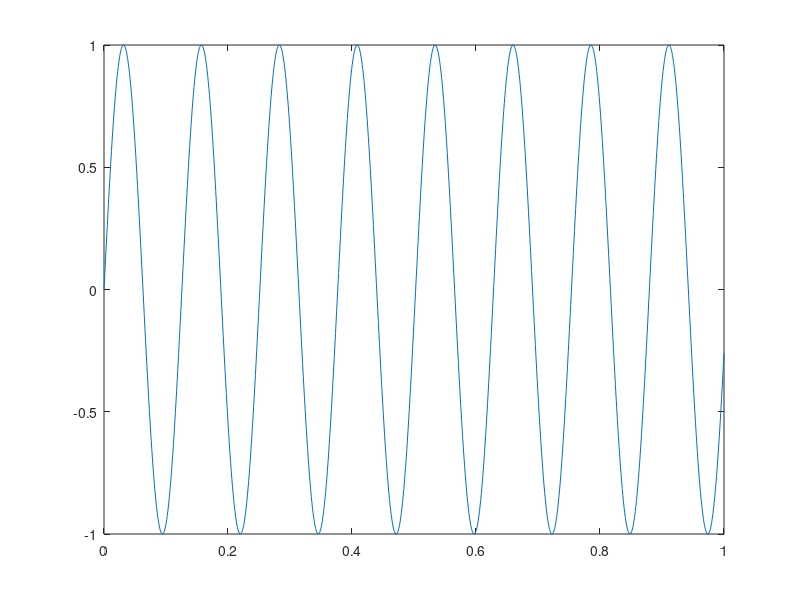

Write MATLAB code to recreate this figure. (Note: this script raises an error after producing the figure.)
close all;
freq = 50;
amp = 1;
noise_amp = 0;

%Create a ~500Hz signal that runs for a seconds
sig_len =1;
t = linspace(0,sig_len,1e3); %sample rate really low until I get workflow
signal = amp*sin(freq*t);
% noise = noise_amp*randn(size(t)); %Gaussian noise

figure();
plot(t,signal)

samp_freq = 150;
samp_dur = 0.2;
samp_t0 = 0.1;
samp_times = [samp_t0:1/samp_freq:samp_t0+samp_dur];
samples = signal(samp_times);
plot(samples, 'ko')
